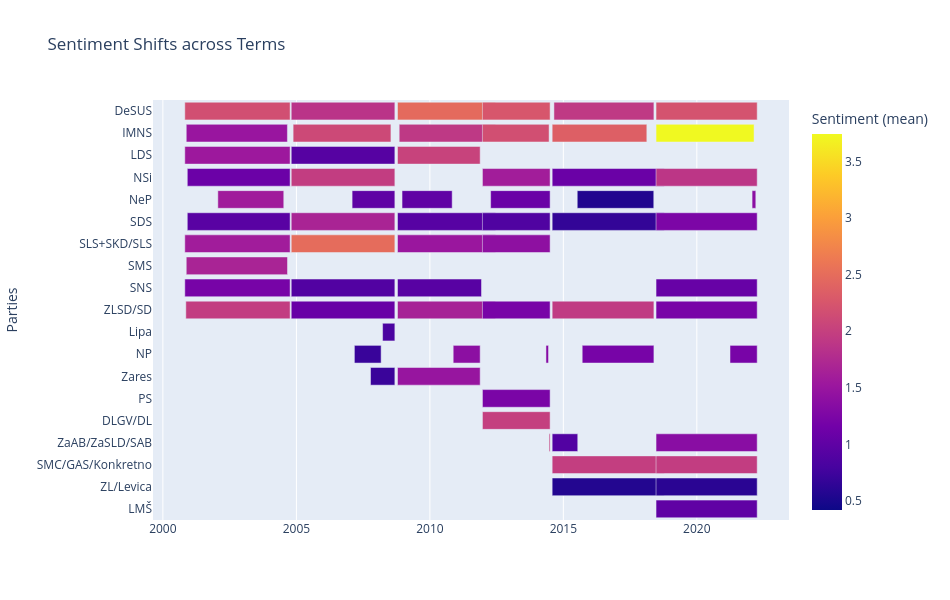

Source (notebook cell):
### Markdown cell above
Individual Term plot - Rolling sentiment by Party (Month)

Term 3:
- Due to rolling sentiment direct changes in Gov 6 are not possible
- Gov 7 changes (2002-12-19, 7. Gov (Rop)):
    - ZLSD, DeSUS, SMS, LDS, SLS: sentiment rising (from opposition to coalition)
    - SDS, NSi, SNS (slightly): sentiment dropping (going from opposition to coalition)

Term 4:
- 2004-12-03, 8. Gov (Janša), Clearer division in senitment: 
    - SLS, DeSUS, NSi, SDS: sentiment rising (going from opposition to coalition)
    - SD, LDS, SNS: sentiment dropping (lower in the entire term): going from coalition to opposition

Term 5: (2008-11-21, 9. Gov (Pahor): Not so clear distinctions between the party sentiment
- Higher in sentiment: DeSUS, LDS, SD, Zares (coalition)
- Lower in sentiment: SDS, SNS, SLS (drop later in the Gov term), (opposition)

Term 6: (2012-02-10, 10. Gov (Janša):
- DeSUS, NSi, SLS, SDS -> Higher in sentiment (coalition)
- PS, SD -> Lower in sentiment, (opposition)

- (2013-03-20", '11. Gov (Bratušek)'):
    - PS, SD -> Sentiment rising, going from opposition to coaliton
    - SDS, DeSUS, NSi, SLS -> sentiment dropping, coalition to opposition 

Term 7:
-  (2014-09-18", '12. Gov (Cerar)'),
    - Clear distinction in sentiment between coal and oppo parties:
    - SMC, SD, DeSUS - higher in sentiment (in coalition)
    - SDS, NSi, ZL, ZaAB - lower in sentiment (in opposition)

Term 8
-  ("2018-09-13", '13. Gov (Šarec)')
    - LMŠ, SMC, SD, SAB, DeSUS - Higher in sentiment (coalition)
        - Levica, NSi, SDS, SNS - dropping in sentiment (opposition)
-   '2020-03-13', '14. Gov (Janša)',
    - SDS, NSi, SMC, DeSUS - rising in sentiment (coalition)
    - SAB, Levica, SD, LMŠ, SNS (though Levica is really low in sentiment at any given po)

### Code cell
df["Month"] = df["Date"].str.split("-").str[:2].str.join("-")

activity = df.groupby(['Term','Parties']).agg( #Can also be checked by aggregated parties - "Parties"
    Start_date=('Date', 'min'),
    End_date=('Date', 'max'),
    Speech_count=('Date', 'size'),
    Avg_sentiment=('Senti_n','mean')

).reset_index()
activity = activity[~activity['Parties'].isin(["-"])] #"NP", NeP
activity["Parties"].sort_values(ascending=True)

activity.head()

import plotly.express as px
fig = px.timeline(
        activity,
        x_start="Start_date",
        x_end="End_date",
        y="Parties",
        color="Avg_sentiment",
        title=f"Sentiment Shifts across Terms",
        labels={"Avg_sentiment": "Sentiment (mean)"}
    )
fig.update_yaxes(autorange="reversed") 
fig.update_layout(
        height=600,  
        width=950,
        yaxis_title="Parties",
        xaxis_title="")
fig.show()

### Figure 1 — Plotly figure (JSON) as saved in the notebook; plotly's stock layout.template omitted (floating-point values rounded to 4 significant figures)
{"data": [{"base": ["2000-10-27T00:00:00.000000000", "2000-11-16T00:00:00.000000000", "2000-10-27T00:00:00.000000000", "2000-11-30T00:00:00.000000000", "2002-01-22T00:00:00.000000000", "2000-11-30T00:00:00.000000000", "2000-10-27T00:00:00.000000000", "2000-11-16T00:00:00.000000000", "2000-10-27T00:00:00.000000000", "2000-11-10T00:00:00.000000000", "2004-10-22T00:00:00.000000000", "2004-11-17T00:00:00.000000000", "2004-10-22T00:00:00.000000000", "2008-03-25T00:00:00.000000000", "2007-03-05T00:00:00.000000000", "2004-10-22T00:00:00.000000000", "2007-02-02T00:00:00.000000000", "2004-10-22T00:00:00.000000000", "2004-10-22T00:00:00.000000000", "2004-10-22T00:00:00.000000000", "2004-10-22T00:00:00.000000000", "2007-10-12T00:00:00.000000000", "2008-10-15T00:00:00.000000000", "2008-11-07T00:00:00.000000000", "2008-10-15T00:00:00.000000000", "2010-11-16T00:00:00.000000000", "2008-12-16T00:00:00.000000000", "2012-06-16T00:00:00.000000000", "2008-10-15T00:00:00.000000000", "2008-10-15T00:00:00.000000000", "2008-10-15T00:00:00.000000000", "2008-10-15T00:00:00.000000000", "2008-10-15T00:00:00.000000000", "2011-12-21T00:00:00.000000000", "2011-12-21T00:00:00.000000000", "2011-12-21T00:00:00.000000000", "2014-05-08T00:00:00.000000000", "2011-12-21T00:00:00.000000000", "2012-04-11T00:00:00.000000000", "2011-12-21T00:00:00.000000000", "2011-12-21T00:00:00.000000000", "2011-12-21T00:00:00.000000000", "2011-12-21T00:00:00.000000000", "2014-06-19T00:00:00.000000000", "2014-08-25T00:00:00.000000000", "2014-08-01T00:00:00.000000000", "2015-09-16T00:00:00.000000000", "2014-08-01T00:00:00.000000000", "2015-07-10T00:00:00.000000000", "2014-08-01T00:00:00.000000000", "2014-08-01T00:00:00.000000000", "2014-08-01T00:00:00.000000000", "2014-08-01T00:00:00.000000000", "2014-08-01T00:00:00.000000000", "2018-06-22T00:00:00.000000000", "2018-06-22T00:00:00.000000000", "2018-06-22T00:00:00.000000000", "2021-03-30T00:00:00.000000000", "2018-06-22T00:00:00.000000000", "2022-01-26T00:00:00.000000000", "2018-06-22T00:00:00.000000000", "2018-06-22T00:00:00.000000000", "2018-06-22T00:00:00.000000000", "2018-06-22T00:00:00.000000000", "2018-06-22T00:00:00.000000000", "2018-06-22T00:00:00.000000000"], "hovertemplate": "Start_date=%{base}<br>End_date=%{x}<br>Parties=%{y}<br>Sentiment (mean)=%{marker.color}<extra></extra>", "legendgroup": "", "marker": {"color": [2.169, 1.497, 1.542, 1.1, 1.57, 0.945, 1.58, 1.672, 1.201, 1.965, 1.861, 2.103, 0.9194, 0.8288, 0.7055, 1.97, 0.9977, 1.678, 2.498, 0.8923, 1.075, 0.7118, 2.474, 1.915, 2.037, 1.387, 1.01, 0.42, 0.9333, 1.513, 0.9411, 1.643, 1.487, 1.99, 2.252, 2.172, 1.332, 1.596, 1.088, 1.229, 0.8714, 1.406, 1.212, 1.994, 1.928, 2.357, 1.2, 1.09, 0.5499, 0.6658, 1.975, 0.5637, 1.937, 0.8925, 2.214, 3.742, 1.011, 1.213, 1.89, 1.376, 1.248, 1.963, 1.066, 0.6093, 1.209, 1.357], "coloraxis": "coloraxis", "pattern": {"shape": ""}}, "name": "", "orientation": "h", "showlegend": false, "textposition": "auto", "type": "bar", "x": [124502400000, 119577600000, 124502400000, 121564800000, 77932800000, 121564800000, 124502400000, 119664000000, 124502400000, 123292800000, 122515200000, 115603200000, 122515200000, 14515200000, 31622400000, 122515200000, 50544000000, 122515200000, 122515200000, 122515200000, 122515200000, 28771200000, 115776000000, 113788800000, 97718400000, 31881600000, 59270400000, 0, 115776000000, 115776000000, 99273600000, 115776000000, 97718400000, 80006400000, 80006400000, 78796800000, 3024000000, 80006400000, 70329600000, 80006400000, 80006400000, 80006400000, 80006400000, 1296000000, 118195200000, 111888000000, 84758400000, 132364800000, 90460800000, 132364800000, 132364800000, 132364800000, 120268800000, 30240000000, 119577600000, 115862400000, 119577600000, 32140800000, 119577600000, 4406400000, 119577600000, 119577600000, 119577600000, 119577600000, 119577600000, 119577600000], "xaxis": "x", "y": ["DeSUS", "IMNS", "LDS", "NSi", "NeP", "SDS", "SLS+SKD/SLS", "SMS", "SNS", "ZLSD/SD", "DeSUS", "IMNS", "LDS", "Lipa", "NP", "NSi", "NeP", "SDS", "SLS+SKD/SLS", "SNS", "ZLSD/SD", "Zares", "DeSUS", "IMNS", "LDS", "NP", "NeP", "PS", "SDS", "SLS+SKD/SLS", "SNS", "ZLSD/SD", "Zares", "DLGV/DL", "DeSUS", "IMNS", "NP", "NSi", "NeP", "PS", "SDS", "SLS+SKD/SLS", "ZLSD/SD", "ZaAB/ZaSLD/SAB", "DeSUS", "IMNS", "NP", "NSi", "NeP", "SDS", "SMC/GAS/Konkretno", "ZL/Levica", "ZLSD/SD", "ZaAB/ZaSLD/SAB", "DeSUS", "IMNS", "LMŠ", "NP", "NSi", "NeP", "SDS", "SMC/GAS/Konkretno", "SNS", "ZL/Levica", "ZLSD/SD", "ZaAB/ZaSLD/SAB"], "yaxis": "y"}], "layout": {"barmode": "overlay", "coloraxis": {"colorbar": {"title": {"text": "Sentiment (mean)"}}, "colorscale": [[0, "#0d0887"], [0.1111, "#46039f"], [0.2222, "#7201a8"], [0.3333, "#9c179e"], [0.4444, "#bd3786"], [0.5556, "#d8576b"], [0.6667, "#ed7953"], [0.7778, "#fb9f3a"], [0.8889, "#fdca26"], [1, "#f0f921"]]}, "height": 600, "legend": {"tracegroupgap": 0}, "title": {"text": "Sentiment Shifts across Terms"}, "width": 950, "xaxis": {"anchor": "y", "domain": [0, 1], "title": {"text": ""}, "type": "date"}, "yaxis": {"anchor": "x", "autorange": "reversed", "domain": [0, 1], "title": {"text": "Parties"}}}}
